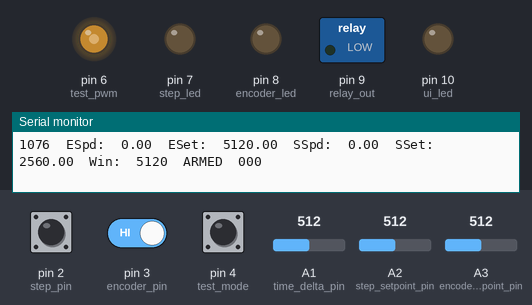
Bench run of a sketch on a simulated Arduino Uno, built with avr-gcc and run on an emulated ATmega328P. Shown: switched loads named in the sketch (green lamp = pin HIGH), output pins drawn as LEDs (lit = HIGH), the last lines printed to the serial monitor. Inputs (shaded band) come from the test bench; at power-on: A2 (step_setpoint_pin) = 512, A3 (encoder_setpoint_pin) = 512, pin 2 (step_pin) HIGH, pin 3 (encoder_pin) HIGH, pin 4 (test_mode) HIGH, A1 (time_delta_pin) = 512.

Above: at 1.2 s.
1.3 s: A2 (step_setpoint_pin) set to 0
At 2.4 s:
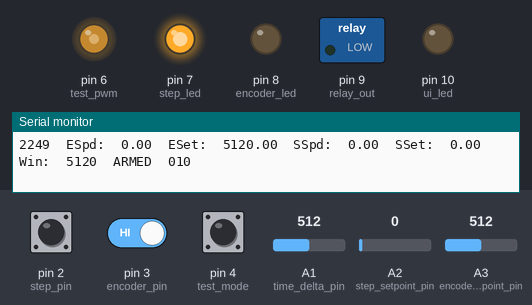
4.3 s: A3 (encoder_setpoint_pin) set to 0
At 4.7 s:
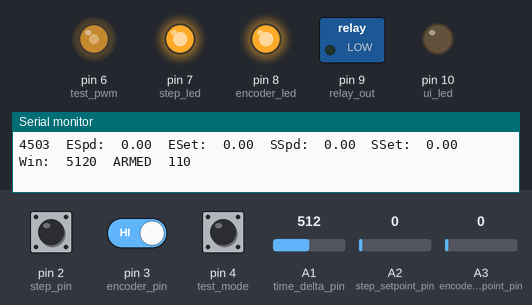
5.8 s: A2 (step_setpoint_pin) set to 30
At 7.0 s:
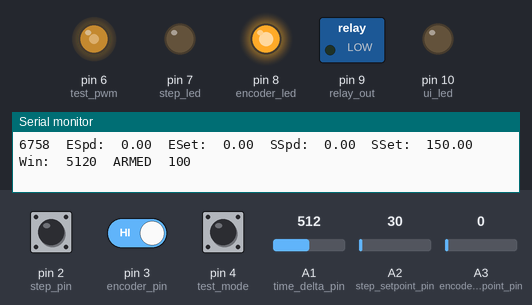
11.9 s: pin 2 (step_pin) pulled LOW for 0.15 s
At 13.5 s:
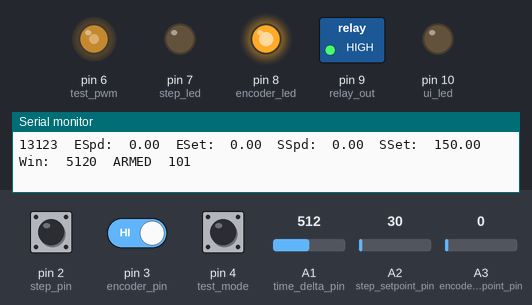
13.8 s: A3 (encoder_setpoint_pin) set to 30
At 14.3 s:
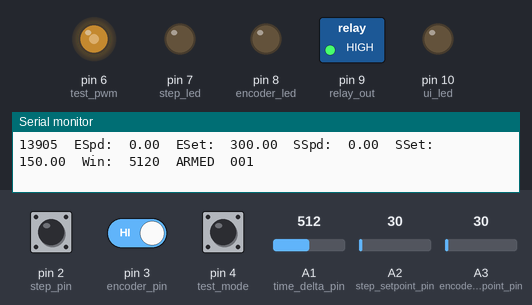
Timing chart, 0 to 27.7 s (numbered marks = the images above; inputs shaded):
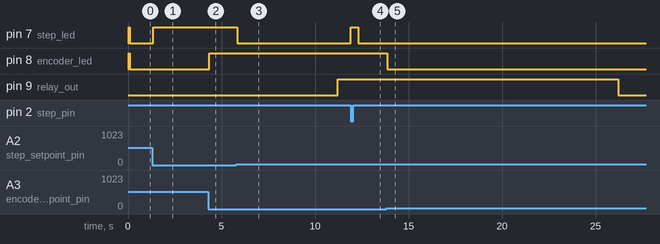

Measured:
- after the input at 1.3 s, pin 7 (step_led): LOW → HIGH after 0.05 s
- after the input at 4.3 s, pin 8 (encoder_led): LOW → HIGH after 0.05 s
- after the input at 5.8 s, pin 7 (step_led): HIGH → LOW after 0.05 s; pin 9 (relay_out): LOW → HIGH after 5.4 s
- after the input at 11.9 s, pin 7 (step_led): LOW → HIGH at once, → LOW 0.40 s later
- after the input at 13.8 s, pin 8 (encoder_led): HIGH → LOW after 0.05 s

The sketch:

stall_detector.ino
```cpp
#include <TimerOne.h>

//Detect is there is stall in the filiment be measuring the feed of the filiment (encoder)
//and reading the speed of the stepper. IF these get out of sync, turn on the relay
//that will stop the system.

//All timers assumg a system clock of 16MHz
int signal_delay = 100; //Milliseconds
double relay_delay  = 15000; //Milliseconds
volatile int temp_global = 0;
volatile int time_delta;
volatile bool armed = false;
bool test_mode_enable = false;
bool one_shot = false;


//~~~~~~~~~~~~~~~~~~~~~~~~~~~~~~~~~~~~//
//~~~~~~~~~~~~~~ CONFIG ~~~~~~~~~~~~~~//
//~~~~~~~~~~~~~~~~~~~~~~~~~~~~~~~~~~~~//

//~~~~~~~~~~~~~~ ENCODER ~~~~~~~~~~~~~~//
float encoder_threshold = 20; //Hz
int encoder_accum = 0; //Accumulator for counts
volatile float encoder_speed; //Current values of speed
volatile float new_encoder_speed = 0;
volatile float cur_encoder_speed = 0;
volatile float encoder_setpoint;
volatile bool encoder_active = false;

//~~~~~~~~~~~~~~ STEPPER ~~~~~~~~~~~~~~//
float step_threshold = 200; //Hz
int step_accum = 0; //Accumulator for counts
volatile float step_speed; //Current values of speed
volatile float new_step_speed = 0;
volatile float cur_step_speed = 0;
volatile float step_setpoint;
volatile bool step_active = false;

//~~~~~~~~~~~~~~ TIMER ~~~~~~~~~~~~~~//
int timer_freq = 20; //Hz
float timer_period; //Global variable placeholder for the period in uS
float filter = 0.5; //Used in a digital low pass filter
//Equation: ( NewFq / filter ) + (OldF * (filter-1) / filter)) = CurrentFq

int timeout_start;
int timeout_cur;
bool toggle;

//~~~~~~~~~~~~~~~~~~~~~~~~~~~~~~~~~~~~~~~~~~~~~//

//~~~~~~~~~~~~~~~~~~~~~~~~~~~~~~~~~~~~~~~~~~~~~//
//~~~~~~~~~~~~~~ PIN ASSIGNMENTS ~~~~~~~~~~~~~~//
//~~~~~~~~~~~~~~~~~~~~~~~~~~~~~~~~~~~~~~~~~~~~~//
int encoder_pin = 3; //This pin cant change. Pin 3 is ties to interrupt 0
int step_pin = 2; //This pin cant change. Pin 2 is ties to interrupt 1
int test_mode = 4; //Test mode enabled by jumper

int encoder_setpoint_pin = A3;
int step_setpoint_pin = A2;
int time_delta_pin = A1;

int relay_out = 9; //PWM will be used to lower power to relay after first second (maybe)
int encoder_led = 8;// show if the encoder value has passed the threshold
int step_led = 7;// show if the stepper value has passed the threshold

int ui_led = 10;  //Outputs PWM to show a dimming/brightening LED to show breathing.
                  //Slower duty cycle if the test jumper is in place
int test_pwm = 6;
//~~~~~~~~~~~~~~~~~~~~~~~~~~~~~~~~~~~~~~~~~~~//

void setup() {
  Serial.begin(115200);

  //Assign Pins
  pinMode(encoder_pin, INPUT_PULLUP); //Filiment encoder input. Interrupt 0
  pinMode(step_pin, INPUT_PULLUP); //Filiment step input. Interrupt 1
  pinMode(test_mode, INPUT_PULLUP); //Test mode enable. Relay does not move. Feedback LEDs allow for tuning

  pinMode(encoder_led, OUTPUT);
  pinMode(step_led, OUTPUT);
  pinMode(ui_led, OUTPUT);
  pinMode(relay_out, OUTPUT);

  pinMode(test_pwm, OUTPUT);
  analogWrite(test_pwm, 125);

  //Assign Interupts
  attachInterrupt(digitalPinToInterrupt(encoder_pin), encoder_input_callback, FALLING);
  attachInterrupt(digitalPinToInterrupt(step_pin),step_input_callback, FALLING);

  //Make Timer


  timer_period = 1000000 / float(timer_freq); // microseconds
  Timer1.initialize(timer_period);
  Timer1.attachInterrupt(calculate_freq);

  armed = true;

}


void loop() {
    test_mode_enable = !digitalRead(test_mode);


    if(!test_mode_enable){
        if(encoder_active != step_active){
           //no motion, keep relay off
           if(one_shot == false){
              timeout_start = millis();
              one_shot = true;
           }

           timeout_cur = millis();

           if ((timeout_cur - timeout_start) > time_delta){
              digitalWrite(relay_out, true);
              delay(15000);
              digitalWrite(relay_out, false);
              one_shot = false;
           }

        }else{
            one_shot = false;
         }


    }


    delay(100);
}


void stream(){

  Serial.print(millis());
  Serial.print("\tESpd:\t");
  Serial.print(cur_encoder_speed);
  Serial.print("\tESet:\t");
  Serial.print(encoder_setpoint);
  Serial.print("\tSSpd:\t");
  Serial.print(cur_step_speed);
  Serial.print("\tSSet:\t");
  Serial.print(step_setpoint);
  Serial.print("\tWin:\t");
  Serial.print(time_delta);

  if(test_mode_enable)
    Serial.print("\tTEST");
  else{
    if(armed)
      Serial.print("\tARMED");
    else
      Serial.print("\tDISARMED");
  }

  if(digitalRead(encoder_led))
    Serial.print("\t1");
  else
    Serial.print("\t0");

  if(digitalRead(step_led))
    Serial.print("1");
  else
    Serial.print("0");


  if(digitalRead(relay_out))
    Serial.println("1");
  else
    Serial.println("0");
}


void calculate_freq(){
    int local_encoder = encoder_accum;
    encoder_accum = 0;
    int local_step = step_accum;
    step_accum = 0;

    if(local_encoder > 0)
      new_encoder_speed = timer_period / local_encoder;
    else
      new_encoder_speed = 0;

    if(local_step > 0)
      new_step_speed = timer_period / local_step;
    else
      new_step_speed = 0;

    cur_encoder_speed = (new_encoder_speed * (1-filter)) + cur_encoder_speed * filter;
    cur_step_speed = (new_step_speed * (1-filter)) + cur_step_speed * filter;

    if (cur_encoder_speed >= encoder_setpoint)
        encoder_active = true;
    else
        encoder_active = false;

    if (cur_step_speed >= step_setpoint)
        step_active = true;
    else
        step_active = false;


    if(encoder_active)
        digitalWrite(encoder_led, true);
    else
        digitalWrite(encoder_led, false);

    if(step_active)
        digitalWrite(step_led, true);
    else
        digitalWrite(step_led, false);


    time_delta = analogRead(time_delta_pin)*10;
    encoder_setpoint = analogRead(encoder_setpoint_pin)*10;
    step_setpoint = analogRead(step_setpoint_pin)*5;

    if(toggle)
       stream();
    toggle = !toggle;
}

void encoder_input_callback(){
    encoder_accum++;
}

void step_input_callback(){
    step_accum++;
}
```
